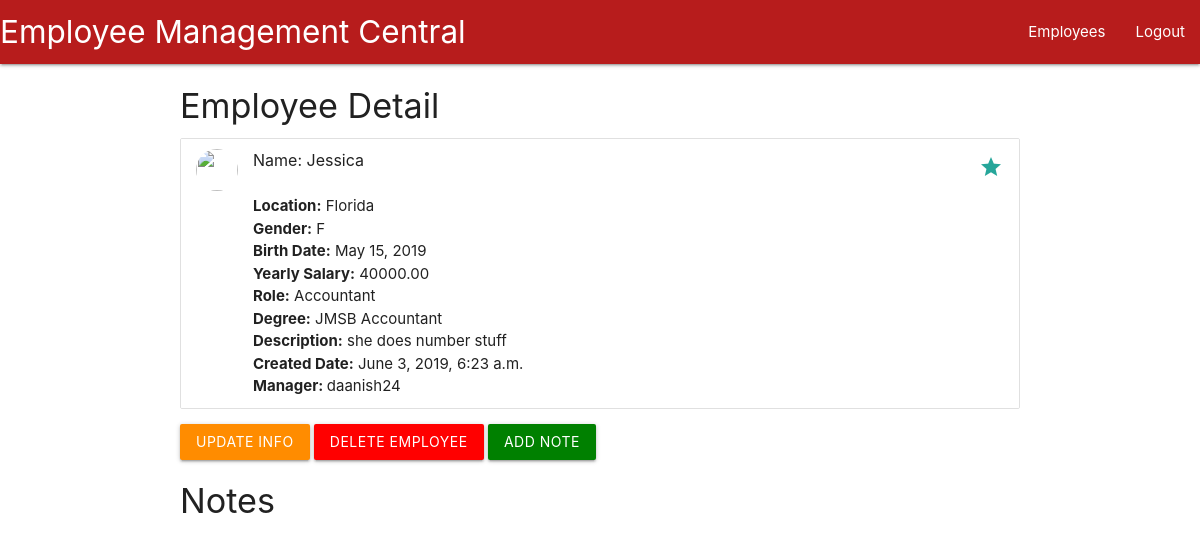
Page /employee/view/9/ (signed in) on the committed database.
### employees/models.py (models this page shows, shortened)
class Employees(models.Model):
    GENDER_CHOICES = (
        ('M', 'Male'),
        ('F', 'Female'),
    )
    name = models.CharField(max_length=256, blank=False, null=True)
    location = models.CharField(max_length=30, blank=True)
    gender = models.CharField(max_length=1, choices=GENDER_CHOICES, default=None)
    birth_date = models.DateField(null=True, blank=True)
    yearly_salary = models.DecimalField(max_digits=50, decimal_places=2)
    role = models.TextField()
    degree = models.CharField(max_length=256)
    description = models.TextField()
    created_date = models.DateTimeField(auto_now_add=True)
    manager = models.ForeignKey('auth.User', on_delete=models.CASCADE)

### employees/views.py (the view)
# urls.py: path('view/<int:pk>/', views.EmployeeDetailView.as_view(), name='employee_detail'),
class EmployeeDetailView(LoginRequiredMixin, DetailView):
    model = Employees
    login_url = '/'
    redirect_field_name = ''
    def get_context_data(self, **kwargs):
        context = super(EmployeeDetailView, self).get_context_data(**kwargs)
        notes = Notes.objects.filter(employee_id=self.object.pk)
        context['notes'] = notes
        return context

### employees/templates/employees/employees_detail.html (shortened to what this page needs)
{% extends 'base.html' %}
    {% block body_block %}
    <div class="container">
    <h4>Employee Detail</h4>
    <ul class="collection">
        <li class="collection-item avatar">
          <img src="https://cdn2.iconfinder.com/data/icons/ios-7-icons/50/user_male2-512.png" width="60" height="60" class="circle">
          <span class="title">Name: {{employees.name}} </span>
          <p>
              <br>
            <b>Location:</b> {{employees.location}} <br>
            <b>Gender:</b> {{employees.gender}} <br>
            <b>Birth Date:</b> {{employees.birth_date}} <br>
            <b>Yearly Salary:</b> {{employees.yearly_salary}} <br>
            <b>Role:</b> {{employees.role}} <br>
            <b>Degree:</b> {{employees.degree}} <br>
            <b>Description:</b> {{employees.description}} <br>
            <b>Created Date:</b> {{employees.created_date}} <br>
            <b>Manager: </b> {{employees.manager.username}}
          </p>
          <a href="#!" class="secondary-content"><i class="material-icons">grade</i></a>
        </li>
    </ul>
    <a class="waves-effect waves-light btn" style="background-color:#FF8C00;" href="{% url 'employee:employee_update' pk=employees.pk %}">Update Info</a>
    <a class="waves-effect waves-light btn" style="background-color:red;" href="{% url 'employee:employee_delete' pk=employees.pk %}">Delete Employee</a>
    <a class="waves-effect waves-light btn" style="background-color:green;" href="{% url 'employee:add_note_to_employee' pk=employees.pk %}">Add Note</a>
    <h4>Notes</h4>
    </div>
    {% endblock %}

### templates/base.html (shortened to what this page needs)
<!DOCTYPE html>
<html lang="en">
<head>
        <link rel="stylesheet" href="https://cdnjs.cloudflare.com/ajax/libs/materialize/1.0.0-beta/css/materialize.min.css">
</head>
<body>
        <nav style="background-color:#b71c1c">
                <div class="nav-wrapper">
                  <a href="/" class="brand-logo">Employee Management Central</a>
                  <ul class="right hide-on-med-and-down">
                    {% if user.is_authenticated %}
                        <li><a href="{% url 'employee:index' %}">Employees</a></li>
                        <li><a href="{% url 'auth_user:logout' %}">Logout</a></li>
                    {% else %}
                        <li><a href="{% url 'auth_user:login' %}">Login</a></li>
                        <li><a href="{% url 'auth_user:create' %}">Register</a></li>
                    {% endif %}
                  </ul>
                </div>
              </nav>
        {% block body_block %}
        {% endblock %}
</body>
</html>

### rows in the picture
Employees: name "Jessica", location "Florida", gender "F", birth_date "May 15, 2019", yearly_salary "40000.00", role "Accountant", degree "JMSB Accountant", description "she does number stuff", created_date "June 3, 2019, 6:23 a.m.", manager.username "daanish24"
